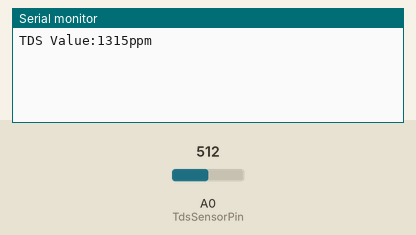
This sketch was run on a simulated Arduino Uno, built with avr-gcc and run on an emulated ATmega328P. Shown: the last lines printed to the serial monitor. The test bench sets the inputs (shaded band); at power-on: A0 (TdsSensorPin) = 512.

Above: at 1.2 s.
1.3 s: A0 (TdsSensorPin) set to 716
At 2.3 s:
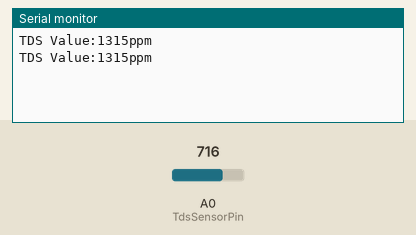
2.8 s: A0 (TdsSensorPin) set to 810
At 3.9 s:
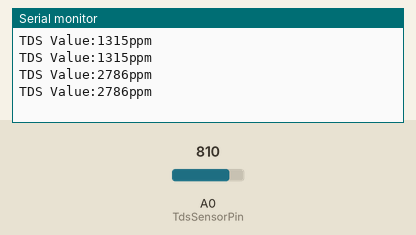
Timing chart, 0 to 5.8 s (numbered marks = the images above; inputs shaded):
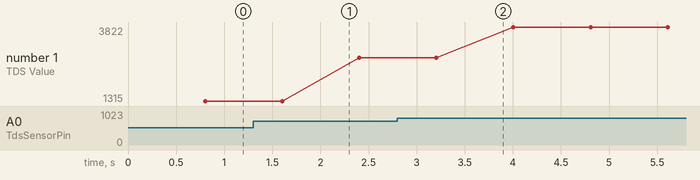

Measured:
- plotted number 1: 1315 → 2786 after the input at 1.3 s, 2786 → 3822 after the input at 2.8 s

The sketch:

KS0429.ino
```cpp
#define TdsSensorPin A0             // Define the analog pin the sensor is connected to
#define VREF 5.0                    // The voltage pin
#define SCOUNT 30                   // Minimum sample count for averaging
int mBuffer[SCOUNT];                // Array to catch TDS Readings
int tempratureBuffer[SCOUNT];       // Array to store unmodified TDS Readings
int index_buffer_value = 0,                       // Counter for buffer value
    tbIdx = 0;                      // Counter for buffer temp
float averageVolts = 0,             // Average voltage
      tdsValue = 0,                 // Current TDS Reading
      temperature = 25;             // Current temperature

void setup()
{
  Serial.begin(115200);             // Set the data transmission port
  pinMode(TdsSensorPin,INPUT);      // Configure the pin receive INPUT
}
void loop()
{
  static unsigned long sample_timepoint = millis();                                     // Set to ms since the board started
  if(millis()-sample_timepoint > 40U) {                                                 // Get a reading every 40 ms
    sample_timepoint = millis();
    mBuffer[index_buffer_value] = analogRead(TdsSensorPin);                             // Take the reading
    index_buffer_value++;                                                               // Increment the value buffer
    if(index_buffer_value == SCOUNT)                                                    // If buffer index > the sample point
      index_buffer_value = 0;                                                           // Reset the the index
  }
  static unsigned long print_timepoint = millis();                                      // Set the print timepoint
  if(millis()-print_timepoint > 800U)
  {
    print_timepoint = millis();                                                         // Reset the timepoint
    for(tbIdx=0;tbIdx<SCOUNT;tbIdx++) {
      tempratureBuffer[tbIdx]= mBuffer[tbIdx];
    }
    averageVolts = getMedian(tempratureBuffer,SCOUNT) * (float)VREF/ 1024.0;         // read the analog value using median filtering algorithm then convert to voltage value
    float compensationCoefficient=1.0+0.02*(temperature-25.0);                          // temperature compensation formula: fFinalResult(25^C) = fFinalResult(current)/(1.0+0.02*(fTP-25.0));
    float compensationVolatge=averageVolts/compensationCoefficient;                     //voltage compensation
    tdsValue=(133.42*compensationVolatge*compensationVolatge*compensationVolatge - 255.86*compensationVolatge*compensationVolatge + 857.39*compensationVolatge)*0.5; //convert voltage value to tds value
    //Serial.print("voltage:");
    //Serial.print(averageVolts,2);
    //Serial.print("V ");
    Serial.print("TDS Value:");
    Serial.print(tdsValue,0);
    Serial.println("ppm");
  }
}
int getMedian(int mArray[], int iFilterLen)
{
  int mTab[iFilterLen];
  for (byte i = 0; i<iFilterLen; i++)
  mTab[i] = mArray[i];
  int i, j, bTemp;
  for (j = 0; j < iFilterLen - 1; j++)
  {
    for (i = 0; i < iFilterLen - j - 1; i++)
    {
      if (mTab[i] > mTab[i + 1])
      {
        bTemp = mTab[i];
        mTab[i] = mTab[i + 1];
        mTab[i + 1] = bTemp;
      }
    }
  }
  if ((iFilterLen & 1) > 0) {
    bTemp = mTab[(iFilterLen - 1) / 2];
  }
  else{
    bTemp = (mTab[iFilterLen / 2] + mTab[iFilterLen / 2 - 1]) / 2;
  }
  return bTemp;
}
```
